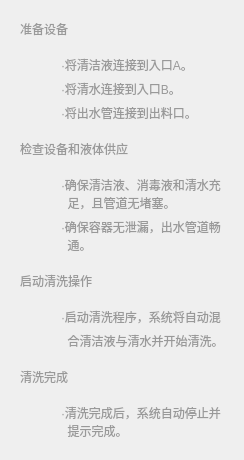
                                  <widget class="QWidget" name="week_log">
                                   <property name="styleSheet">
                                    <string notr="true">QWidget#week_log{
	background-color:white;
	border-bottom-right-radius:30px;
	
}</string>
                                   </property>
                                   <layout class="QVBoxLayout" name="verticalLayout_60" stretch="2,10,2,3,2,3,2,3">
                                    <property name="spacing">
                                     <number>0</number>
                                    </property>
                                    <item>
                                     <widget class="QWidget" name="widget_119" native="true">
                                      <property name="styleSheet">
                                       <string notr="true">color:rgba(153, 153, 153, 1);</string>
                                      </property>
                                      <layout class="QHBoxLayout" name="horizontalLayout_104">
                                       <item>
                                        <widget class="QLabel" name="label_67">
                                         <property name="text">
                                          <string>准备设备</string>
                                         </property>
                                        </widget>
                                       </item>
                                      </layout>
                                     </widget>
                                    </item>
                                    <item>
                                     <widget class="QWidget" name="widget_123" native="true">
                                      <property name="styleSheet">
                                       <string notr="true">color:rgba(153, 153, 153, 1);</string>
                                      </property>
                                      <layout class="QVBoxLayout" name="verticalLayout_56">
                                       <property name="leftMargin">
                                        <number>50</number>
                                       </property>
                                       <item>
                                        <widget class="QWidget" name="widget_124" native="true">
                                         <layout class="QVBoxLayout" name="verticalLayout_57">
                                          <property name="spacing">
                                           <number>0</number>
                                          </property>
                                          <property name="leftMargin">
                                           <number>0</number>
                                          </property>
                                          <property name="topMargin">
                                           <number>0</number>
                                          </property>
                                          <property name="rightMargin">
                                           <number>0</number>
                                          </property>
                                          <property name="bottomMargin">
                                           <number>0</number>
                                          </property>
                                          <item>
                                           <widget class="QLabel" name="label_72">
                                            <property name="text">
                                             <string>·将清洁液连接到入口A。</string>
                                            </property>
                                           </widget>
                                          </item>
                                         </layout>
                                        </widget>
                                       </item>
                                       <item>
                                        <widget class="QWidget" name="widget_125" native="true">
                                         <layout class="QVBoxLayout" name="verticalLayout_58">
                                          <property name="spacing">
                                           <number>0</number>
                                          </property>
                                          <property name="leftMargin">
                                           <number>0</number>
                                          </property>
                                          <property name="topMargin">
                                           <number>0</number>
                                          </property>
                                          <property name="rightMargin">
                                           <number>0</number>
                                          </property>
                                          <property name="bottomMargin">
                                           <number>0</number>
                                          </property>
                                          <item>
                                           <widget class="QLabel" name="label_74">
                                            <property name="text">
                                             <string>·将清水连接到入口B。</string>
                                            </property>
                                           </widget>
                                          </item>
                                         </layout>
                                        </widget>
                                       </item>
                                       <item>
                                        <widget class="QWidget" name="widget_126" native="true">
                                         <layout class="QVBoxLayout" name="verticalLayout_59">
                                          <property name="spacing">
                                           <number>0</number>
                                          </property>
                                          <property name="leftMargin">
                                           <number>0</number>
                                          </property>
                                          <property name="topMargin">
                                           <number>0</number>
                                          </property>
                                          <property name="rightMargin">
                                           <number>0</number>
                                          </property>
                                          <property name="bottomMargin">
                                           <number>0</number>
                                          </property>
                                          <item>
                                           <widget class="QLabel" name="label_76">
                                            <property name="text">
                                             <string>·将出水管连接到出料口。</string>
                                            </property>
                                           </widget>
                                          </item>
                                         </layout>
                                        </widget>
                                       </item>
                                      </layout>
                                     </widget>
                                    </item>
                                    <item>
                                     <widget class="QWidget" name="widget_122" native="true">
                                      <property name="styleSheet">
                                       <string notr="true">color:rgba(153, 153, 153, 1);</string>
                                      </property>
                                      <layout class="QHBoxLayout" name="horizontalLayout_106">
                                       <item>
                                        <widget class="QLabel" name="label_71">
                                         <property name="text">
                                          <string>检查设备和液体供应</string>
                                         </property>
                                        </widget>
                                       </item>
                                      </layout>
                                     </widget>
                                    </item>
                                    <item>
                                     <widget class="QWidget" name="widget_114" native="true">
                                      <property name="styleSheet">
                                       <string notr="true">color:rgba(153, 153, 153, 1);</string>
                                      </property>
                                      <layout class="QVBoxLayout" name="verticalLayout_51">
                                       <property name="leftMargin">
                                        <number>50</number>
                                       </property>
                                       <item>
                                        <widget class="QWidget" name="widget_115" native="true">
                                         <layout class="QVBoxLayout" name="verticalLayout_52">
                                          <property name="spacing">
                                           <number>0</number>
                                          </property>
                                          <property name="leftMargin">
                                           <number>0</number>
                                          </property>
                                          <property name="topMargin">
                                           <number>0</number>
                                          </property>
                                          <property name="rightMargin">
                                           <number>0</number>
                                          </property>
                                          <property name="bottomMargin">
                                           <number>0</number>
                                          </property>
                                          <item>
                                           <widget class="QLabel" name="label_57">
                                            <property name="text">
                                             <string>·确保清洁液、消毒液和清水充</string>
                                            </property>
                                           </widget>
                                          </item>
                                          <item>
                                           <widget class="QLabel" name="label_61">
                                            <property name="text">
                                             <string>  足，且管道无堵塞。</string>
                                            </property>
                                           </widget>
                                          </item>
                                         </layout>
                                        </widget>
                                       </item>
                                       <item>
                                        <widget class="QWidget" name="widget_116" native="true">
                                         <layout class="QVBoxLayout" name="verticalLayout_53">
                                          <property name="spacing">
                                           <number>0</number>
                                          </property>
                                          <property name="leftMargin">
                                           <number>0</number>
                                          </property>
                                          <property name="topMargin">
                                           <number>0</number>
                                          </property>
                                          <property name="rightMargin">
                                           <number>0</number>
                                          </property>
                                          <property name="bottomMargin">
                                           <number>0</number>
                                          </property>
                                          <item>
                                           <widget class="QLabel" name="label_62">
                                            <property name="text">
                                             <string>·确保容器无泄漏，出水管道畅</string>
                                            </property>
                                           </widget>
                                          </item>
                                          <item>
                                           <widget class="QLabel" name="label_63">
                                            <property name="text">
                                             <string>  通。</string>
                                            </property>
                                           </widget>
                                          </item>
                                         </layout>
                                        </widget>
                                       </item>
                                      </layout>
                                     </widget>
                                    </item>
                                    <item>
                                     <widget class="QWidget" name="widget_120" native="true">
                                      <property name="styleSheet">
                                       <string notr="true">color:rgba(153, 153, 153, 1);</string>
                                      </property>
                                      <layout class="QHBoxLayout" name="horizontalLayout_105">
                                       <item>
                                        <widget class="QLabel" name="label_68">
                                         <property name="text">
                                          <string>启动清洗操作</string>
                                         </property>
                                        </widget>
                                       </item>
                                      </layout>
                                     </widget>
                                    </item>
                                    <item>
                                     <widget class="QWidget" name="widget_117" native="true">
                                      <property name="styleSheet">
                                       <string notr="true">color:rgba(153, 153, 153, 1);</string>
                                      </property>
                                      <layout class="QVBoxLayout" name="verticalLayout_54">
                                       <property name="spacing">
                                        <number>6</number>
                                       </property>
                                       <property name="leftMargin">
                                        <number>50</number>
                                       </property>
                                       <item>
                                        <widget class="QLabel" name="label_64">
                                         <property name="text">
                                          <string>·启动清洗程序，系统将自动混</string>
                                         </property>
                                        </widget>
                                       </item>
                                       <item>
                                        <widget class="QLabel" name="label_65">
                                         <property name="text">
                                          <string>  合清洁液与清水并开始清洗。</string>
                                         </property>
                                        </widget>
                                       </item>
                                      </layout>
                                     </widget>
                                    </item>
                                    <item>
                                     <widget class="QWidget" name="widget_118" native="true">
                                      <property name="styleSheet">
                                       <string notr="true">color:rgba(153, 153, 153, 1);</string>
                                      </property>
                                      <layout class="QHBoxLayout" name="horizontalLayout_103">
                                       <item>
                                        <widget class="QLabel" name="label_66">
                                         <property name="text">
                                          <string>清洗完成</string>
                                         </property>
                                        </widget>
                                       </item>
                                      </layout>
                                     </widget>
                                    </item>
                                    <item>
                                     <widget class="QWidget" name="widget_121" native="true">
                                      <property name="styleSheet">
                                       <string notr="true">color:rgba(153, 153, 153, 1);</string>
                                      </property>
                                      <layout class="QVBoxLayout" name="verticalLayout_55">
                                       <property name="spacing">
                                        <number>0</number>
                                       </property>
                                       <property name="leftMargin">
                                        <number>50</number>
                                       </property>
                                       <item>
                                        <widget class="QLabel" name="label_69">
                                         <property name="text">
                                          <string>·清洗完成后，系统自动停止并</string>
                                         </property>
                                        </widget>
                                       </item>
                                       <item>
                                        <widget class="QLabel" name="label_70">
                                         <property name="text">
                                          <string>  提示完成。</string>
                                         </property>
                                        </widget>
                                       </item>
                                      </layout>
                                     </widget>
                                    </item>
                                   </layout>
                                  </widget>
